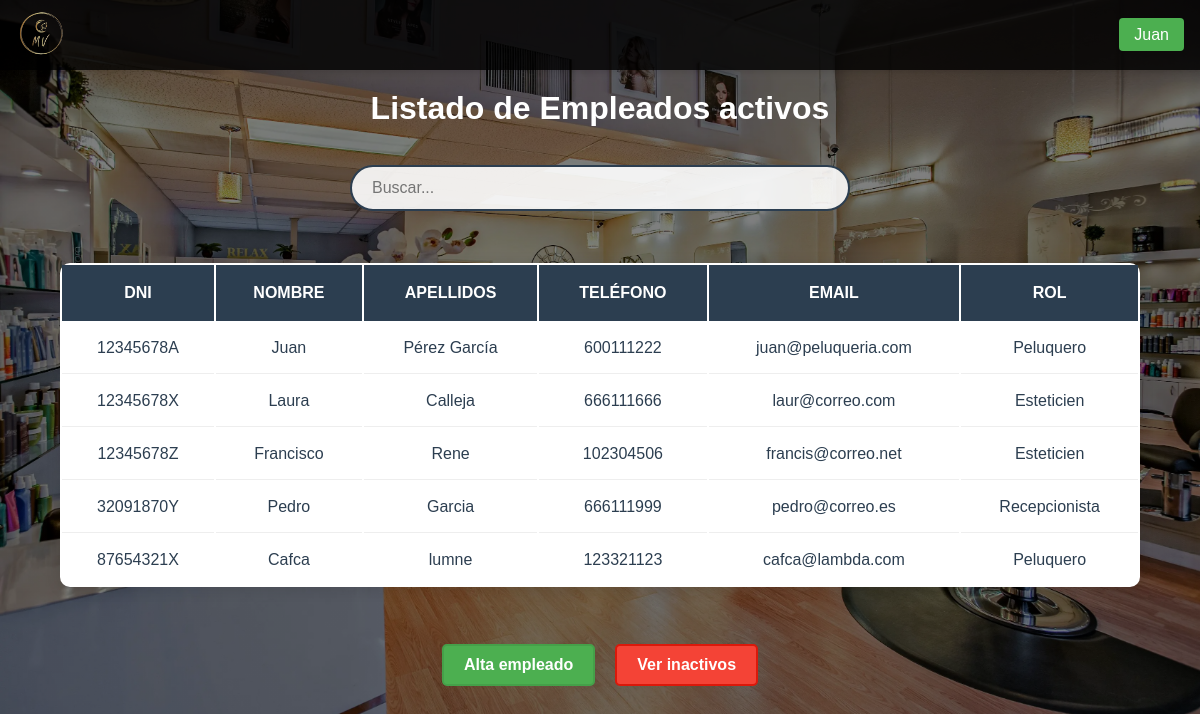
The page /paginas/empleados.php (signed in) on the database its author committed.
### tables this page shows
CREATE TABLE `empleados` (
  `dni` varchar(20) NOT NULL,
  `nombre` varchar(100) NOT NULL,
  `apellidos` varchar(100) NOT NULL,
  `telefono` varchar(15) DEFAULT NULL,
  `email` varchar(100) DEFAULT NULL,
  `id_rol` int DEFAULT NULL,
  `contraseña` varchar(255) NOT NULL,
  `es_admin` tinyint(1) NOT NULL DEFAULT '0',
  `activo` tinyint(1) DEFAULT '1',
  PRIMARY KEY (`dni`),
  KEY `id_rol` (`id_rol`),
  CONSTRAINT `empleados_ibfk_1` FOREIGN KEY (`id_rol`) REFERENCES `roles` (`id_rol`)
);

CREATE TABLE `roles` (
  `id_rol` int NOT NULL AUTO_INCREMENT,
  `nombre_rol` varchar(50) NOT NULL,
  PRIMARY KEY (`id_rol`)
);

### funcionalidades/verificar_admin.php (called while the page is built, shortened)
<?php
function esAdministrador($conn) {
    try {
        $stmt = $conn->prepare("SELECT es_admin FROM empleados WHERE dni = :dni AND activo = 1");
        $stmt->execute([':dni' => $_SESSION['dni']]);
        return ($stmt->fetch(PDO::FETCH_COLUMN) == 1);
    } catch (PDOException $e) {
        error_log("Error verificando admin: " . $e->getMessage());
        return false;
    }
}

### paginas/empleados.php (the view, shortened to what this page needs)
<!DOCTYPE html>
<html lang="es">
<head>
    <link rel="stylesheet" href="/TFGPeluqueria/css/styles.css">
</head>
<body>
    <?php
        require_once $_SERVER['DOCUMENT_ROOT'] . '/TFGPeluqueria/funcionalidades/conexion.php';
        require_once $_SERVER['DOCUMENT_ROOT'] . '/TFGPeluqueria/funcionalidades/verificar_admin.php';
        include $_SERVER['DOCUMENT_ROOT'] . '/TFGPeluqueria/plantillas/navbar.php';
        $esAdmin = esAdministrador($conn);
        $mostrar = $_GET['mostrar'] ?? 'activos';
        $condicion = ($mostrar === 'inactivos') ? 'e.activo = 0' : 'e.activo = 1';
        $empleados = [];
        try {
            $sql = "SELECT e.dni, e.nombre, e.apellidos, e.telefono, e.email, r.nombre_rol
                    FROM empleados e
                    INNER JOIN roles r ON e.id_rol = r.id_rol
                    WHERE $condicion";
            $stmt = $conn->query($sql);
            $empleados = $stmt->fetchAll(PDO::FETCH_ASSOC);
        } catch (PDOException $e) {
            error_log("Error al obtener empleados: " . $e->getMessage());
        }
    ?>
    <div class="contenedor-principal">
        <h1>Listado de Empleados <?= $mostrar === 'activos' ? 'activos' : 'inactivos' ?></h1>
        <br>
	<div class="contenedor-busqueda">
                <input type="text" id="buscador-general" class="buscador-general input-busqueda"  placeholder="Buscar..." data-tabla=".tabla-scroll .tabla-citas">
	</div>
        <div class="tabla-scroll">
            <table class="tabla-citas">
                <thead>
                    <tr>
                        <th>DNI</th>
                        <th>Nombre</th>
                        <th>Apellidos</th>
                        <th>Teléfono</th>
                        <th>Email</th>
                        <th>Rol</th>
                    </tr>
                </thead>
                <tbody>
                    <?php foreach ($empleados as $empleado): ?>
                        <tr <?= $esAdmin ? 'onclick="window.location=\'editar_empleado.php?dni=' . htmlspecialchars($empleado['dni']) . '\'"' : '' ?>
                        class="<?= $esAdmin ? 'clickable-row' : '' ?>">
                            <td><?= htmlspecialchars($empleado['dni']) ?></td>
                            <td><?= htmlspecialchars($empleado['nombre']) ?></td>
                            <td><?= htmlspecialchars($empleado['apellidos']) ?></td>
                            <td><?= htmlspecialchars($empleado['telefono']) ?></td>
                            <td><?= htmlspecialchars($empleado['email']) ?></td>
                            <td><?= htmlspecialchars($empleado['nombre_rol']) ?></td>
                        </tr>
                    <?php endforeach; ?>
                </tbody>
            </table>
        </div>
        <div class="contenedor-botones">
            <?php if ($esAdmin): ?>
                <a href="/TFGPeluqueria/paginas/registro_empleados.php" class="boton-alta">Alta empleado</a>
                <a href="empleados.php?mostrar=<?= $mostrar === 'activos' ? 'inactivos' : 'activos' ?>" class="boton-baja">
                    <?= $mostrar === 'activos' ? 'Ver inactivos' : 'Ver activos' ?>
                </a>
            <?php endif; ?>
        </div>
    </div>
</body>
</html>

### css/styles.css (style rules this page uses)
* { margin: 0; padding: 0; box-sizing: border-box; font-family: 'Arial', sans-serif; }
:root { --color-primario: #2c3e50; --color-secundario: #e67e22; --fondo-beige: #FFF8DC; --tabla-dorado: #20d4da; --color-desplegables: rgba(25, 121, 230, 0.459); }
html, body { background-color: #000; color: white; }
body { min-height: 100vh; position: relative; margin: 0; padding: 0; }
body::before { content: ""; position: absolute; top: 0; left: 0; width: 100%; height: 100%; background: linear-gradient(rgba(0, 0, 0, 0.5), rgba(0, 0, 0, 0.5)), url('/TFGPeluqueria/imagenes/Fondo.webp') center/cover; background-attachment: scroll; }
.contenedor-principal, .registros-container { padding-top: 90px; position: relative; color: white; min-height: 100vh; display: flex; flex-direction: column; justify-content: flex-start; align-items: center; text-align: center; }
.tabla-citas { width: 90%; margin: 2rem auto; background: white; border-radius: 10px; box-shadow: 0 2px 15px rgba(0, 0, 0, 0.1); overflow: hidden; overflow-x: auto; }
.tabla-citas th { background-color: var(--color-primario); color: white; padding: 1.2rem; text-align: center; font-weight: 600; text-transform: uppercase; }
.tabla-citas td { padding: 1rem; border-bottom: 1px solid #eeeeee; color: var(--color-primario); }
.tabla-citas tr:last-child td { border-bottom: none; }
.tabla-scroll { width: 100%; overflow-x: auto; }
.contenedor-busqueda { margin: 20px 0; width: 90%; max-width: 500px; }
.input-busqueda { width: 100%; padding: 12px 20px; border: 2px solid var(--color-primario); border-radius: 25px; font-size: 16px; background: rgba(255, 255, 255, 0.9); transition: all 0.3s ease; }
.boton-alta { background-color: #4CAF50; border: 2px solid #45a049; }
.contenedor-botones { display: flex; gap: 10px; margin: 15px 0; }
.boton-alta, .boton-baja { display: inline-block; padding: 10px 20px; border-radius: 5px; text-decoration: none; color: white; font-weight: bold; transition: background-color 0.3s ease; margin: 10px 5px; }
.boton-baja { background-color: #f44336; border: 2px solid #da190b; }

### rows shown on the page
empleados: dni "12345678A", nombre "Juan", apellidos "Pérez García", telefono "600111222", email "juan@peluqueria.com", id_rol.nombre_rol "Peluquero"
empleados: dni "12345678X", nombre "Laura", apellidos "Calleja", telefono "666111666", email "laur@correo.com", id_rol.nombre_rol "Esteticien"
empleados: dni "12345678Z", nombre "Francisco", apellidos "Rene", telefono "102304506", email "francis@correo.net", id_rol.nombre_rol "Esteticien"
empleados: dni "32091870Y", nombre "Pedro", apellidos "Garcia", telefono "666111999", email "pedro@correo.es", id_rol.nombre_rol "Recepcionista"
empleados: dni "87654321X", nombre "Cafca", apellidos "lumne", telefono "123321123", email "cafca@lambda.com", id_rol.nombre_rol "Peluquero"

### other values the page prints
$_SESSION['nombre'] "Juan"
